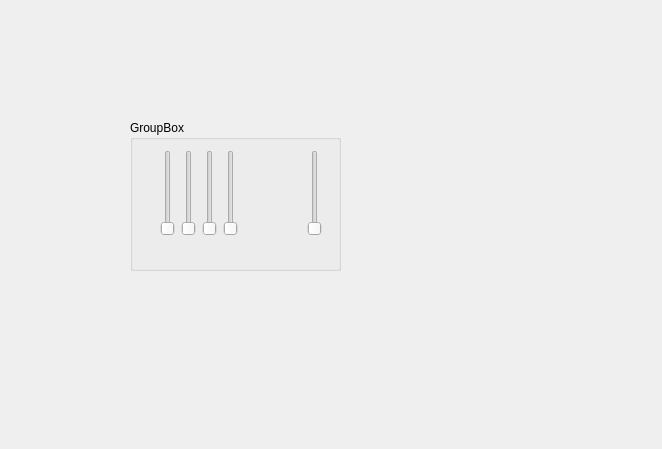
<?xml version="1.0" encoding="UTF-8"?>
<ui version="4.0">
 <class>Form</class>
 <widget class="QWidget" name="Form">
  <property name="geometry">
   <rect>
    <x>0</x>
    <y>0</y>
    <width>662</width>
    <height>449</height>
   </rect>
  </property>
  <property name="windowTitle">
   <string>Form</string>
  </property>
  <widget class="QGroupBox" name="groupBox">
   <property name="geometry">
    <rect>
     <x>130</x>
     <y>120</y>
     <width>211</width>
     <height>151</height>
    </rect>
   </property>
   <property name="title">
    <string>GroupBox</string>
   </property>
   <widget class="QWidget" name="">
    <property name="geometry">
     <rect>
      <x>30</x>
      <y>30</y>
      <width>162</width>
      <height>86</height>
     </rect>
    </property>
    <layout class="QGridLayout" name="gridLayout">
     <item row="0" column="0">
      <widget class="QSlider" name="verticalSlider">
       <property name="orientation">
        <enum>Qt::Orientation::Vertical</enum>
       </property>
      </widget>
     </item>
     <item row="0" column="1">
      <widget class="QSlider" name="verticalSlider_2">
       <property name="orientation">
        <enum>Qt::Orientation::Vertical</enum>
       </property>
      </widget>
     </item>
     <item row="0" column="2">
      <widget class="QSlider" name="verticalSlider_3">
       <property name="orientation">
        <enum>Qt::Orientation::Vertical</enum>
       </property>
      </widget>
     </item>
     <item row="0" column="3">
      <widget class="QSlider" name="verticalSlider_4">
       <property name="orientation">
        <enum>Qt::Orientation::Vertical</enum>
       </property>
      </widget>
     </item>
     <item row="0" column="4">
      <spacer name="horizontalSpacer">
       <property name="orientation">
        <enum>Qt::Orientation::Horizontal</enum>
       </property>
       <property name="sizeHint" stdset="0">
        <size>
         <width>40</width>
         <height>20</height>
        </size>
       </property>
      </spacer>
     </item>
     <item row="0" column="5">
      <widget class="QSlider" name="verticalSlider_5">
       <property name="orientation">
        <enum>Qt::Orientation::Vertical</enum>
       </property>
      </widget>
     </item>
    </layout>
   </widget>
  </widget>
 </widget>
 <resources/>
 <connections/>
</ui>
